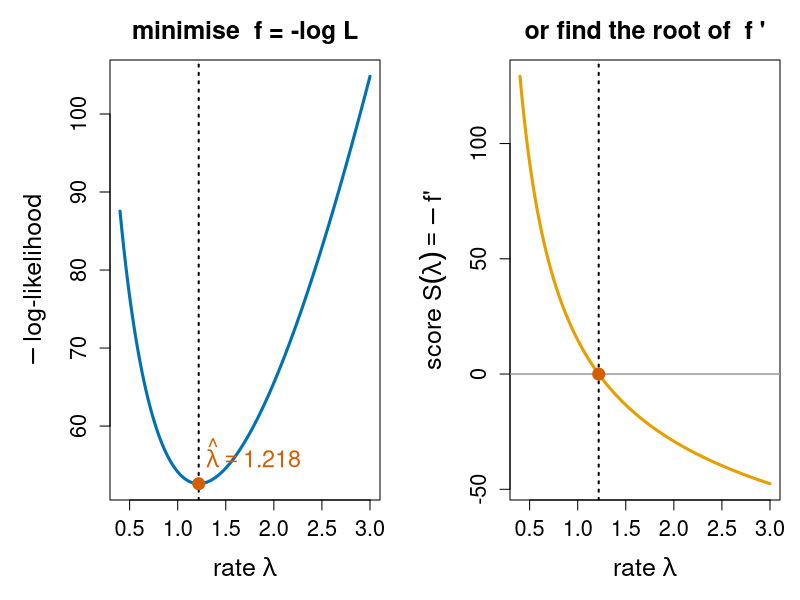
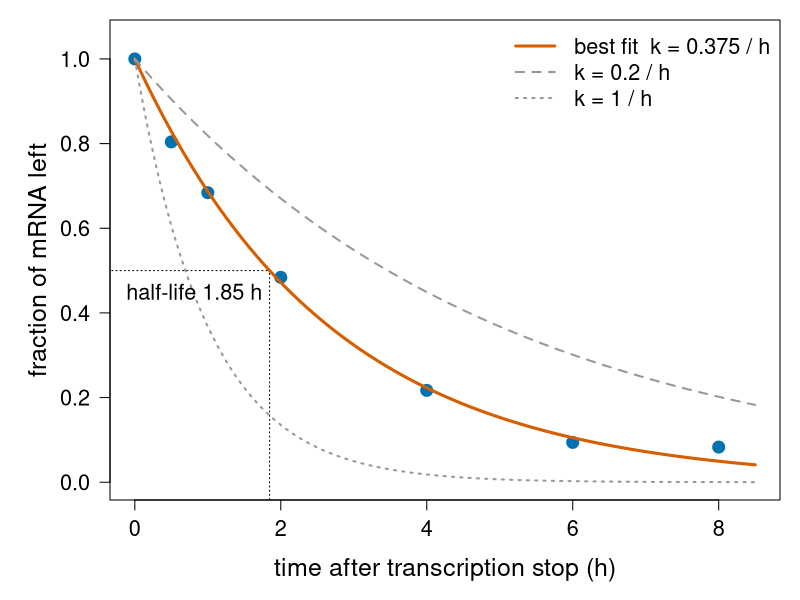
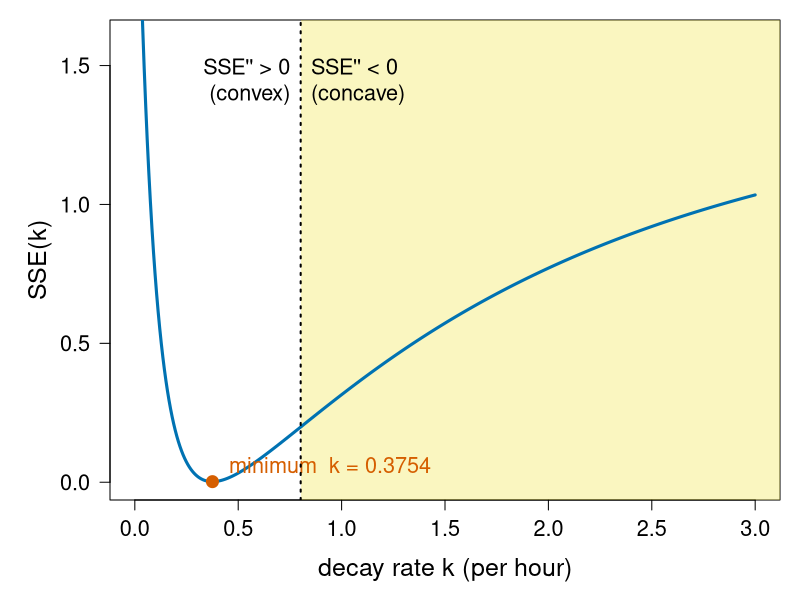
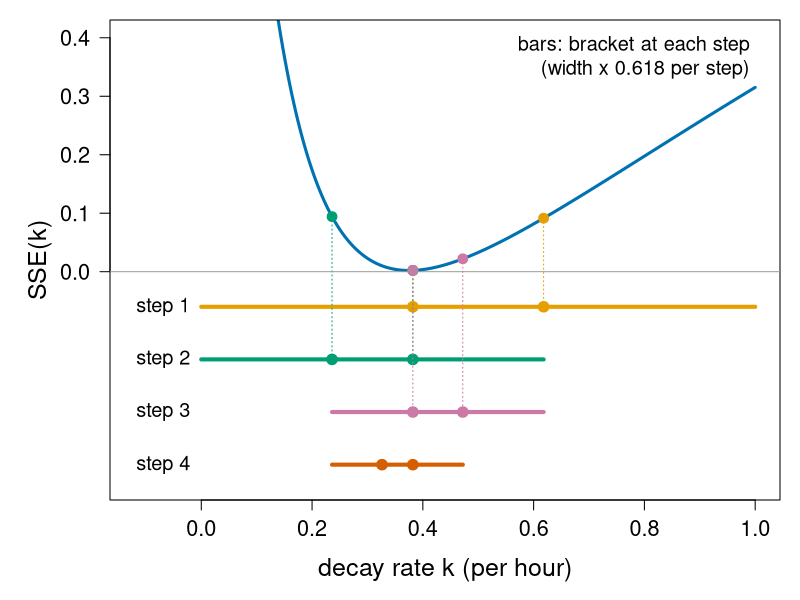
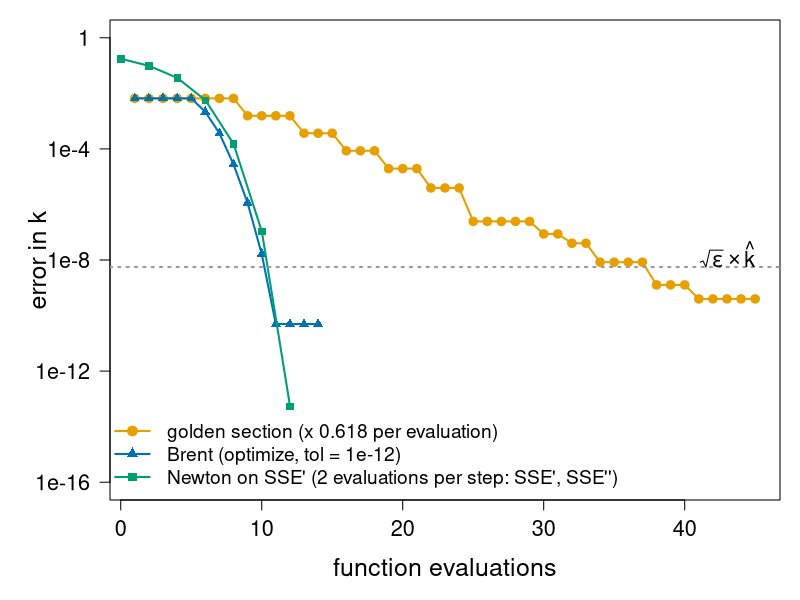
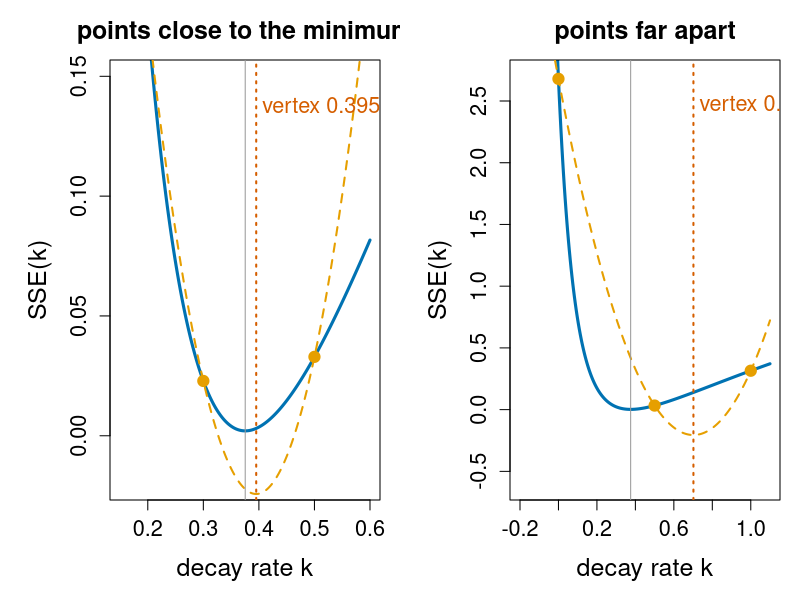
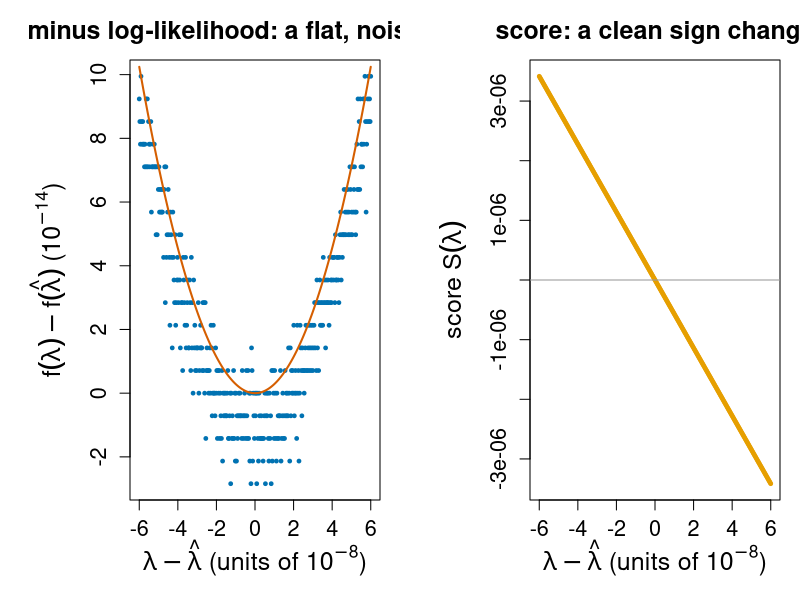
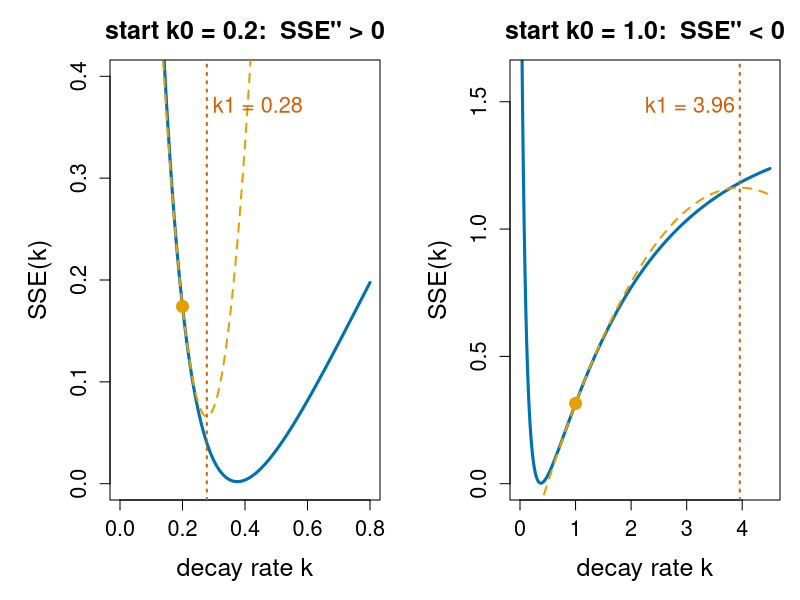

The R script that drew these images, in order:
# Figures for the optimisation-1d/ unit ("Optimisation in one dimension").
#
# Re-run by hand from this folder (it is NOT run by `quarto render`):
#   cd optimisation-1d && Rscript make-optimisation-1d-figs.R
#
# Base R graphics only (grDevices::svg). Colours are Okabe-Ito
# (colour-blind safe). Makes:
#   fig01-min-vs-root.svg   minus log-likelihood (minimum) and score (root), ZTP counts
#   fig02-decay-data.svg    mRNA decay time course and the fitted exponential
#   fig03-decay-sse.svg     SSE(k) for the decay rate: minimum, convex and concave parts
#   fig04-golden.svg        three golden-section steps on SSE(k)
#   fig05-convergence.svg   error vs function evaluations: golden, Brent, Newton
#   fig06-parabola.svg      parabolic interpolation: a good and a bad three-point start
#   fig07-flat-bottom.svg   the flat bottom: -loglik vs score near the MLE, at 1e-8 scale
#   fig08-newton-min.svg    Newton's local parabola: convex (good) and concave (bad) start
#   fig09-circadian.svg     circadian period: data and RSS(T) with two local minima

oi <- c(orange = "#E69F00", sky = "#56B4E9", green = "#009E73",
        yellow = "#F0E442", blue = "#0072B2", red = "#D55E00",
        purple = "#CC79A7", grey = "#999999")

## ---- the running examples (same code as on the slides) ---------------------

x   <- rep(1:5, times = c(52, 30, 12, 5, 1))   # UMI counts, cells with >= 1 UMI
n   <- length(x); sx <- sum(x)
S   <- function(l) sx / l - n / (-expm1(-l))   # score
nll <- function(l) -(sx * log(l) - n * l - n * log(-expm1(-l)))  # minus log-likelihood
lhat <- 1.2184695258301268

t <- c(0, 0.5, 1, 2, 4, 6, 8)                            # hours after transcription stop
y <- c(1.000, 0.804, 0.684, 0.484, 0.217, 0.094, 0.083)  # fraction of mRNA remaining
sse <- function(k) sum((y - exp(-k * t))^2)
d1  <- function(k) sum(2 * (y - exp(-k * t)) * t * exp(-k * t))        # SSE'
d2  <- function(k) sum(2 * t^2 * exp(-k * t) * (2 * exp(-k * t) - y))  # SSE''
khat <- uniroot(d1, c(0.2, 0.6), tol = 1e-15)$root                       # 0.3753873094
kinfl <- uniroot(d2, c(0.4, 2), tol = 1e-12)$root                      # 0.802
ssev <- function(k) sapply(k, sse)

gr <- (sqrt(5) - 1) / 2

## ---- fig01: minimum of -loglik = root of the score ----------------------------

svg("fig01-min-vs-root.svg", width = 12, height = 4.8)
par(mfrow = c(1, 2), mar = c(5, 5.5, 3, 1), cex.lab = 1.5, cex.axis = 1.3, cex.main = 1.5)
ll <- seq(0.4, 3, length.out = 300)
plot(ll, sapply(ll, nll), type = "l", lwd = 3, col = oi["blue"],
     xlab = expression("rate " * lambda), ylab = expression(-"log-likelihood"),
     main = "minimise  f = -log L")
abline(v = lhat, lty = 3, lwd = 2)
points(lhat, nll(lhat), pch = 19, cex = 1.6, col = oi["red"])
text(lhat + 0.08, nll(lhat) + 4, expression(hat(lambda) == 1.218), adj = 0, cex = 1.4, col = oi["red"])
plot(ll, S(ll), type = "l", lwd = 3, col = oi["orange"],
     xlab = expression("rate " * lambda), ylab = expression("score " * S(lambda) == -f * "'"),
     main = "or find the root of  f '")
abline(h = 0, col = oi["grey"], lwd = 1.5); abline(v = lhat, lty = 3, lwd = 2)
points(lhat, 0, pch = 19, cex = 1.6, col = oi["red"])
dev.off()

## ---- fig02: decay data and fit ---------------------------------------------

svg("fig02-decay-data.svg", width = 9, height = 5)
par(mar = c(5, 5.5, 1, 1), cex.lab = 1.5, cex.axis = 1.3)
tt <- seq(0, 8.5, length.out = 300)
plot(t, y, pch = 19, cex = 1.6, col = oi["blue"], ylim = c(0, 1.05), xlim = c(0, 8.5),
     xlab = "time after transcription stop (h)", ylab = "fraction of mRNA left", las = 1)
lines(tt, exp(-khat * tt), lwd = 3, col = oi["red"])
lines(tt, exp(-0.2 * tt), lwd = 2, lty = 2, col = oi["grey"])
lines(tt, exp(-1 * tt), lwd = 2, lty = 3, col = oi["grey"])
th <- log(2) / khat
segments(th, -0.1, th, 0.5, lty = 3); segments(-1, 0.5, th, 0.5, lty = 3)
text(th - 0.1, 0.45, sprintf("half-life %.2f h", th), adj = 1, cex = 1.3)
legend("topright", c(sprintf("best fit  k = %.3f / h", khat), "k = 0.2 / h", "k = 1 / h"),
       col = oi[c("red", "grey", "grey")], lwd = c(3, 2, 2), lty = c(1, 2, 3), cex = 1.3, bty = "n")
dev.off()

## ---- fig03: SSE(k) ------------------------------------------------------------

svg("fig03-decay-sse.svg", width = 9, height = 5)
par(mar = c(5, 5.5, 1, 1), cex.lab = 1.5, cex.axis = 1.3)
kk <- seq(0, 3, length.out = 400)
plot(kk, ssev(kk), type = "n", ylim = c(0, 1.6),
     xlab = "decay rate k (per hour)", ylab = "SSE(k)", las = 1)
rect(kinfl, -1, 4, 2, col = "#F0E44255", border = NA)
lines(kk, ssev(kk), lwd = 3, col = oi["blue"])
points(khat, sse(khat), pch = 19, cex = 1.6, col = oi["red"])
text(khat + 0.08, 0.06, sprintf("minimum  k = %.4f", khat), adj = 0, cex = 1.3, col = oi["red"])
abline(v = kinfl, lty = 3, lwd = 2)
text(kinfl - 0.05, 1.45, "SSE'' > 0\n(convex)", adj = 1, cex = 1.3)
text(kinfl + 0.05, 1.45, "SSE'' < 0\n(concave)", adj = 0, cex = 1.3)
dev.off()

## ---- fig04: golden-section steps --------------------------------------------

svg("fig04-golden.svg", width = 10, height = 5.5)
par(mar = c(5, 5.5, 1, 1), cex.lab = 1.5, cex.axis = 1.3)
kk <- seq(0, 1, length.out = 300)
plot(kk, ssev(kk), type = "l", lwd = 3, col = oi["blue"], ylim = c(-0.36, 0.4), xlim = c(-0.12, 1),
     xlab = "decay rate k (per hour)", ylab = "SSE(k)", axes = FALSE)
axis(1, at = seq(0, 1, 0.2)); axis(2, at = seq(0, 0.4, 0.1), las = 1); box()
a <- 0; b <- 1; cols <- oi[c("orange", "green", "purple", "red")]
for (i in 1:4) {
  x1 <- b - gr * (b - a); x2 <- a + gr * (b - a)
  yb <- -0.06 - 0.09 * (i - 1)
  segments(a, yb, b, yb, lwd = 4, col = cols[i])
  points(c(x1, x2), c(yb, yb), pch = 19, cex = 1.4, col = cols[i])
  text(-0.02, yb, paste0("step ", i), adj = 1, cex = 1.2)
  if (i < 4) {
    points(c(x1, x2), ssev(c(x1, x2)), pch = 19, cex = 1.3, col = cols[i])
    segments(c(x1, x2), ssev(c(x1, x2)), c(x1, x2), yb, lty = 3, col = cols[i])
  }
  if (sse(x1) < sse(x2)) b <- x2 else a <- x1
}
abline(h = 0, col = oi["grey"])
text(0.99, 0.37, "bars: bracket at each step\n(width x 0.618 per step)", adj = 1, cex = 1.2)
dev.off()

## ---- fig05: convergence -------------------------------------------------------

golden_trace <- function(f, a, b, nev) {
  xs <- numeric(0); fs <- numeric(0)
  ev <- function(x) { v <- f(x); xs <<- c(xs, x); fs <<- c(fs, v); v }
  x1 <- b - gr * (b - a); f1 <- ev(x1); x2 <- a + gr * (b - a); f2 <- ev(x2)
  while (length(xs) < nev) {
    if (f1 < f2) { b <- x2; x2 <- x1; f2 <- f1; x1 <- b - gr * (b - a); f1 <- ev(x1) }
    else { a <- x1; x1 <- x2; f1 <- f2; x2 <- a + gr * (b - a); f2 <- ev(x2) }
  }
  sapply(seq_along(xs), function(i) xs[which.min(fs[1:i])])
}
best_err <- function(xs, f) { fs <- sapply(xs, f); sapply(seq_along(xs), function(i) abs(xs[which.min(fs[1:i])] - khat)) }
ge <- abs(golden_trace(sse, 0, 1, 45) - khat)
bx <- numeric(0); invisible(optimize(function(k) { bx <<- c(bx, k); sse(k) }, c(0, 1), tol = 1e-12))
be <- best_err(bx, sse)
nk <- 0.2; for (i in 1:6) nk <- c(nk, nk[i] - d1(nk[i]) / d2(nk[i]))
ne <- abs(nk - khat)
floor_ <- 1e-16
svg("fig05-convergence.svg", width = 9, height = 5.5)
par(mar = c(5, 5.5, 1, 1), cex.lab = 1.5, cex.axis = 1.3)
plot(seq_along(ge), pmax(ge, floor_), log = "y", type = "o", pch = 19, lwd = 2, col = oi["orange"],
     ylim = c(1e-16, 1), xlim = c(1, 45), axes = FALSE,
     xlab = "function evaluations", ylab = "error in k")
axis(1); axis(2, at = 10^seq(-16, 0, 4), labels = c("1e-16", "1e-12", "1e-8", "1e-4", "1"), las = 1); box()
lines(seq_along(be), pmax(be, floor_), type = "o", pch = 17, lwd = 2, col = oi["blue"])
lines(2 * seq_along(ne) - 2 + 0.01, pmax(ne, floor_), type = "o", pch = 15, lwd = 2, col = oi["green"])
abline(h = sqrt(.Machine$double.eps) * khat, lty = 3, lwd = 2, col = oi["grey"])
text(45, 1.5e-8 * khat * 3, expression(sqrt(epsilon) %*% hat(k)), adj = 1, cex = 1.3)
legend("bottomleft", c("golden section (x 0.618 per evaluation)", "Brent (optimize, tol = 1e-12)",
                       "Newton on SSE' (2 evaluations per step: SSE', SSE'')"),
       col = oi[c("orange", "blue", "green")], pch = c(19, 17, 15), lwd = 2, cex = 1.15, bty = "n")
dev.off()

## ---- fig06: parabolic interpolation ---------------------------------------------

vertex <- function(a, b, c, fa, fb, fc)
  b - 0.5 * ((b - a)^2 * (fb - fc) - (b - c)^2 * (fb - fa)) / ((b - a) * (fb - fc) - (b - c) * (fb - fa))
parab <- function(xs, fs) { function(x) fs[1] * (x - xs[2]) * (x - xs[3]) / ((xs[1] - xs[2]) * (xs[1] - xs[3])) +
                                         fs[2] * (x - xs[1]) * (x - xs[3]) / ((xs[2] - xs[1]) * (xs[2] - xs[3])) +
                                         fs[3] * (x - xs[1]) * (x - xs[2]) / ((xs[3] - xs[1]) * (xs[3] - xs[2])) }
svg("fig06-parabola.svg", width = 12, height = 4.8)
par(mfrow = c(1, 2), mar = c(5, 5.5, 3, 1), cex.lab = 1.5, cex.axis = 1.3, cex.main = 1.5)
for (case in 1:2) {
  xs <- if (case == 1) c(0.2, 0.3, 0.5) else c(0, 0.5, 1)
  fs <- ssev(xs); v <- vertex(xs[1], xs[2], xs[3], fs[1], fs[2], fs[3]); P <- parab(xs, fs)
  kk <- if (case == 1) seq(0.15, 0.6, length.out = 300) else seq(-0.2, 1.1, length.out = 300)
  yl <- if (case == 1) c(-0.02, 0.15) else c(-0.6, 2.7)
  plot(kk, ssev(kk), type = "l", lwd = 3, col = oi["blue"], ylim = yl,
       xlab = "decay rate k", ylab = "SSE(k)",
       main = if (case == 1) "points close to the minimum" else "points far apart")
  lines(kk, P(kk), lwd = 2, lty = 2, col = oi["orange"])
  points(xs, fs, pch = 19, cex = 1.5, col = oi["orange"])
  abline(v = v, lty = 3, lwd = 2, col = oi["red"])
  text(v, yl[2] * 0.92, sprintf(" vertex %.3f", v), adj = 0, cex = 1.3, col = oi["red"])
  abline(v = khat, col = oi["grey"])
}
dev.off()

## ---- fig07: the flat bottom -------------------------------------------------

dd <- seq(-6e-8, 6e-8, length.out = 401)
svg("fig07-flat-bottom.svg", width = 12, height = 4.8)
par(mfrow = c(1, 2), mar = c(5, 6.5, 3, 1), cex.lab = 1.5, cex.axis = 1.3, cex.main = 1.5)
fv <- sapply(lhat + dd, nll) - nll(lhat)
plot(dd * 1e8, fv * 1e14, pch = 19, cex = 0.5, col = oi["blue"],
     xlab = expression(lambda - hat(lambda) ~ "(units of " * 10^-8 * ")"),
     ylab = expression(f(lambda) - f(hat(lambda)) ~ "(" * 10^-14 * ")"),
     main = "minus log-likelihood: a flat, noisy floor")
lines(dd * 1e8, 0.5 * 56.9186 * dd^2 * 1e14, lwd = 2, col = oi["red"])
plot(dd * 1e8, S(lhat + dd), pch = 19, cex = 0.5, col = oi["orange"],
     xlab = expression(lambda - hat(lambda) ~ "(units of " * 10^-8 * ")"),
     ylab = expression("score " * S(lambda)), main = "score: a clean sign change")
abline(h = 0, col = oi["grey"])
dev.off()

## ---- fig08: Newton's local parabola -------------------------------------------

svg("fig08-newton-min.svg", width = 12, height = 4.8)
par(mfrow = c(1, 2), mar = c(5, 5.5, 3, 1), cex.lab = 1.5, cex.axis = 1.3, cex.main = 1.5)
for (k0 in c(0.2, 1.0)) {
  kk <- if (k0 < 0.5) seq(0, 0.8, length.out = 300) else seq(0, 4.5, length.out = 300)
  q <- function(k) sse(k0) + d1(k0) * (k - k0) + 0.5 * d2(k0) * (k - k0)^2
  k1 <- k0 - d1(k0) / d2(k0)
  yl <- if (k0 < 0.5) c(0, 0.4) else c(0, 1.6)
  plot(kk, ssev(kk), type = "l", lwd = 3, col = oi["blue"], ylim = yl,
       xlab = "decay rate k", ylab = "SSE(k)",
       main = sprintf("start k0 = %.1f:  SSE'' %s 0", k0, if (d2(k0) > 0) ">" else "<"))
  lines(kk, q(kk), lwd = 2, lty = 2, col = oi["orange"])
  points(k0, sse(k0), pch = 19, cex = 1.6, col = oi["orange"])
  abline(v = k1, lty = 3, lwd = 2, col = oi["red"])
  text(k1, yl[2] * 0.93, sprintf(" k1 = %.2f", k1), adj = if (k1 > max(kk) * 0.7) 1.05 else 0, cex = 1.3, col = oi["red"])
}
dev.off()

## ---- fig09: circadian period ---------------------------------------------------

tc <- seq(0, 140, by = 4)
set.seed(15)
yc <- round(2 + 0.6 * cos(2 * pi * (tc - 6) / 24.5) + rnorm(36, sd = 0.3), 2)
fitT <- function(T) lm.fit(cbind(1, cos(2 * pi * tc / T), sin(2 * pi * tc / T)), yc)
rss <- function(T) sum(fitT(T)$residuals^2)
Tg <- seq(8, 48, by = 0.02); rg <- sapply(Tg, rss)
T1 <- optimize(rss, c(15, 35), tol = 1e-8)$minimum
T2 <- optimize(rss, c(10, 40), tol = 1e-8)$minimum
svg("fig09-circadian.svg", width = 12, height = 5)
par(mfrow = c(1, 2), mar = c(5, 5.5, 3, 1), cex.lab = 1.5, cex.axis = 1.3, cex.main = 1.5)
plot(tc, yc, pch = 19, cex = 1.2, col = oi["grey"], xlab = "time (h)", ylab = "bioluminescence (a.u.)",
     main = "data and two fitted sine waves", ylim = c(0.8, 3.4))
ts <- seq(0, 140, length.out = 600)
for (j in 1:2) {
  T <- c(T1, T2)[j]; cf <- fitT(T)$coefficients
  lines(ts, cf[1] + cf[2] * cos(2 * pi * ts / T) + cf[3] * sin(2 * pi * ts / T), lwd = 2.5,
        col = oi[c("blue", "red")][j], lty = j)
}
legend("top", c(sprintf("T = %.2f h", T1), sprintf("T = %.2f h", T2)), col = oi[c("blue", "red")],
       lwd = 2.5, lty = 1:2, horiz = TRUE, cex = 1.2, bty = "n")
plot(Tg, rg, type = "l", lwd = 2.5, col = oi["blue"], xlab = "period T (h)", ylab = "RSS(T)",
     main = "residual sum of squares", ylim = c(0, 11.5), las = 1)
points(c(T1, T2), sapply(c(T1, T2), rss), pch = 19, cex = 1.6, col = oi[c("blue", "red")])
p0 <- c(10 + (1 - gr) * 30, 10 + gr * 30)
points(p0, sapply(p0, rss), pch = 4, cex = 1.8, lwd = 3, col = oi["orange"])
text(p0, sapply(p0, rss) - 0.7, sprintf("%.1f", p0), cex = 1.1, col = oi["orange"])
text(T1 + 1, 1.5, "global minimum", adj = 0, cex = 1.2, col = oi["blue"])
text(T2, 9.2, "local", cex = 1.2, col = oi["red"])
dev.off()
